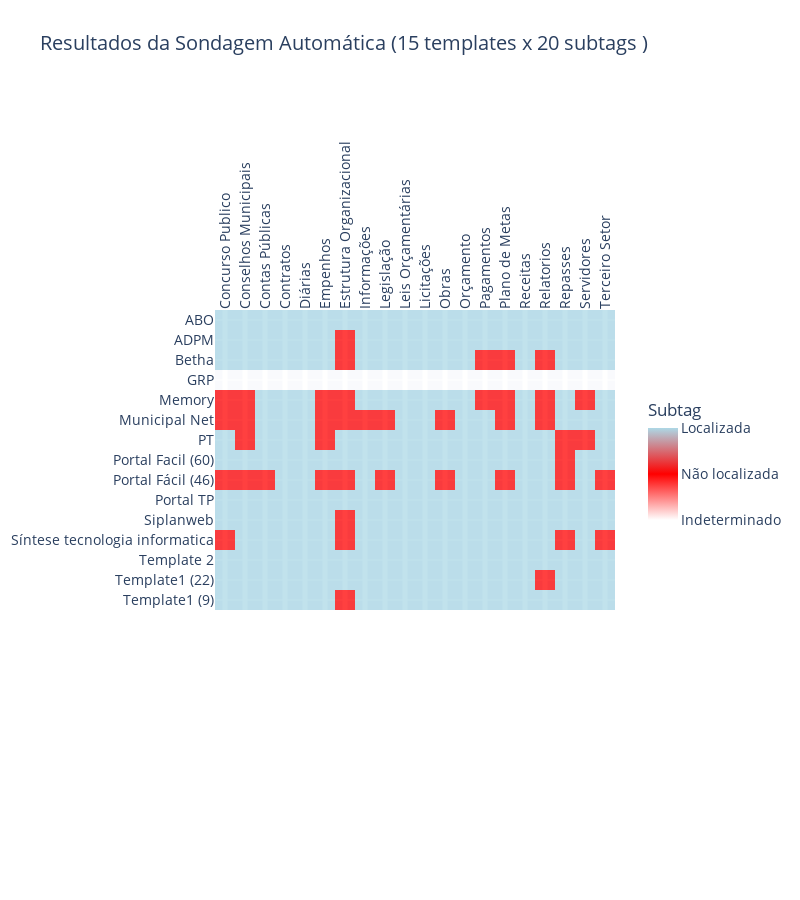

Source (notebook cell):
### Code cell
#NOTE muitos erros no nome do portal 
s = pd.read_csv('data/resultados_templates.csv', index_col=0).astype(int)

# Correcao temporariamente necessaria 
# s = s.rename(index={
#     'Porta Fácil (60)': 'Portal Facil (60)',
#     'Porta Fácil (46)': 'Portal Fácil (46)',
#     'Template 1 (22)': 'Template1 (22)',
#     'Template 1 (9)': 'Template1 (9)',
#     'Portla TP': 'Portal TP',
#     'Sintese e Tecnologia':'Síntese tecnologia informatica',
# })
# s.loc['GRP'] = -1
# s.to_csv('data/resultados_templates.csv')

print(s.shape)

plot_pre_coleta(s, title='Resultados da Sondagem Automática (' + 
                str(s.shape[0]) + ' templates x ' + str(s.shape[1]) + ' subtags )')

# GRP, Memory, Template 1 (9), Portal facil (60) e Portal Facil (46)

### Figure 1 — Plotly figure (JSON) as saved in the notebook; plotly's stock layout.template omitted (floating-point values rounded to 4 significant figures; data arrays with more than 128 entries replaced by an {"elided": "..."} marker saying what was removed)
{"data": [{"coloraxis": "coloraxis", "hovertemplate": "x: %{x}<br>y: %{y}<br>color: %{z}<extra></extra>", "name": "0", "opacity": 0.75, "type": "heatmap", "x": ["Concurso Publico", "Conselhos Municipais", "Contas Públicas", "Contratos", "Diárias", "Empenhos", "Estrutura Organizacional", "Informações", "Legislação", "Leis Orçamentárias", "Licitações", "Obras", "Orçamento", "Pagamentos", "Plano de Metas", "Receitas", "Relatorios", "Repasses", "Servidores", "Terceiro Setor"], "xaxis": "x", "y": ["ABO", "ADPM", "Betha", "GRP", "Memory", "Municipal Net", "PT", "Portal Facil (60)", "Portal Fácil (46)", "Portal TP", "Siplanweb", "Síntese tecnologia informatica", "Template 2", "Template1 (22)", "Template1 (9)"], "yaxis": "y", "z": {"elided": "15x20 int values"}}], "layout": {"coloraxis": {"colorbar": {"len": 140, "lenmode": "pixels", "ticktext": ["Indeterminado", "Não localizada", "Localizada"], "tickvals": [-1, 0, 1], "title": {"text": "Subtag"}}, "colorscale": [[0, "white"], [0.5, "red"], [1, "lightblue"]]}, "font": {"size": 14}, "height": 900, "title": {"text": "Resultados da Sondagem Automática (15 templates x 20 subtags )"}, "width": 800, "xaxis": {"anchor": "y", "autorange": true, "constrain": "domain", "domain": [0, 1], "gridwidth": 5, "range": [-0.5, 19.5], "scaleanchor": "y", "showgrid": true, "side": "top", "tickangle": -90, "type": "category"}, "yaxis": {"anchor": "x", "autorange": true, "constrain": "domain", "domain": [0.2917, 0.7083], "range": [14.5, -0.5], "type": "category"}}}
